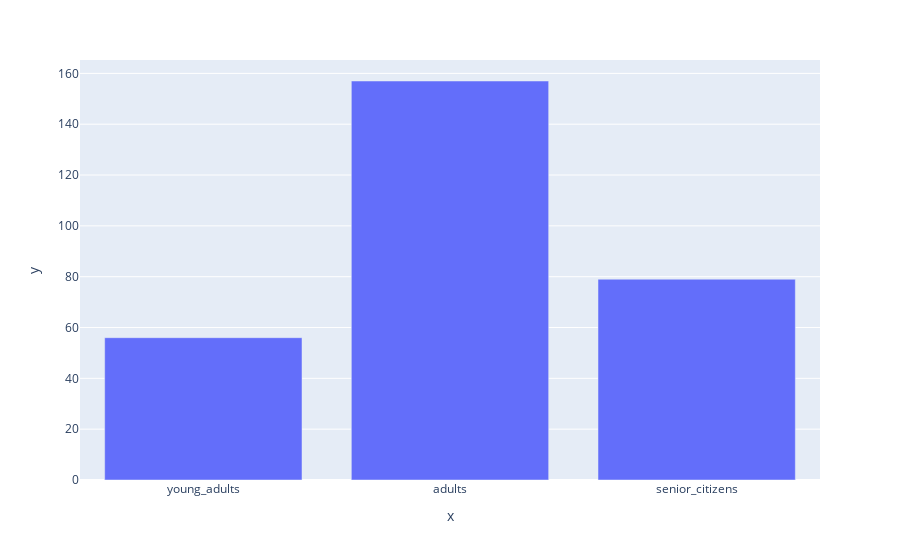

The notebook cell saved with this chart:
### Code cell
fig = px.bar(df, x=['young_adults','adults','senior_citizens'], y=[len(young_adults),len(adults),len(senior_citizens)],


             barmode = 'stack')
 
fig.show()

### Figure 1 — Plotly figure (JSON) as saved in the notebook; plotly's stock layout.template omitted (floating-point values rounded to 4 significant figures)
{"data": [{"alignmentgroup": "True", "hovertemplate": "x=%{x}<br>y=%{y}<extra></extra>", "legendgroup": "", "marker": {"color": "#636efa", "pattern": {"shape": ""}}, "name": "", "offsetgroup": "", "orientation": "v", "showlegend": false, "textposition": "auto", "type": "bar", "x": ["young_adults", "adults", "senior_citizens"], "xaxis": "x", "y": [56, 157, 79], "yaxis": "y"}], "layout": {"barmode": "stack", "legend": {"tracegroupgap": 0}, "margin": {"t": 60}, "xaxis": {"anchor": "y", "domain": [0, 1], "title": {"text": "x"}}, "yaxis": {"anchor": "x", "domain": [0, 1], "title": {"text": "y"}}}}
